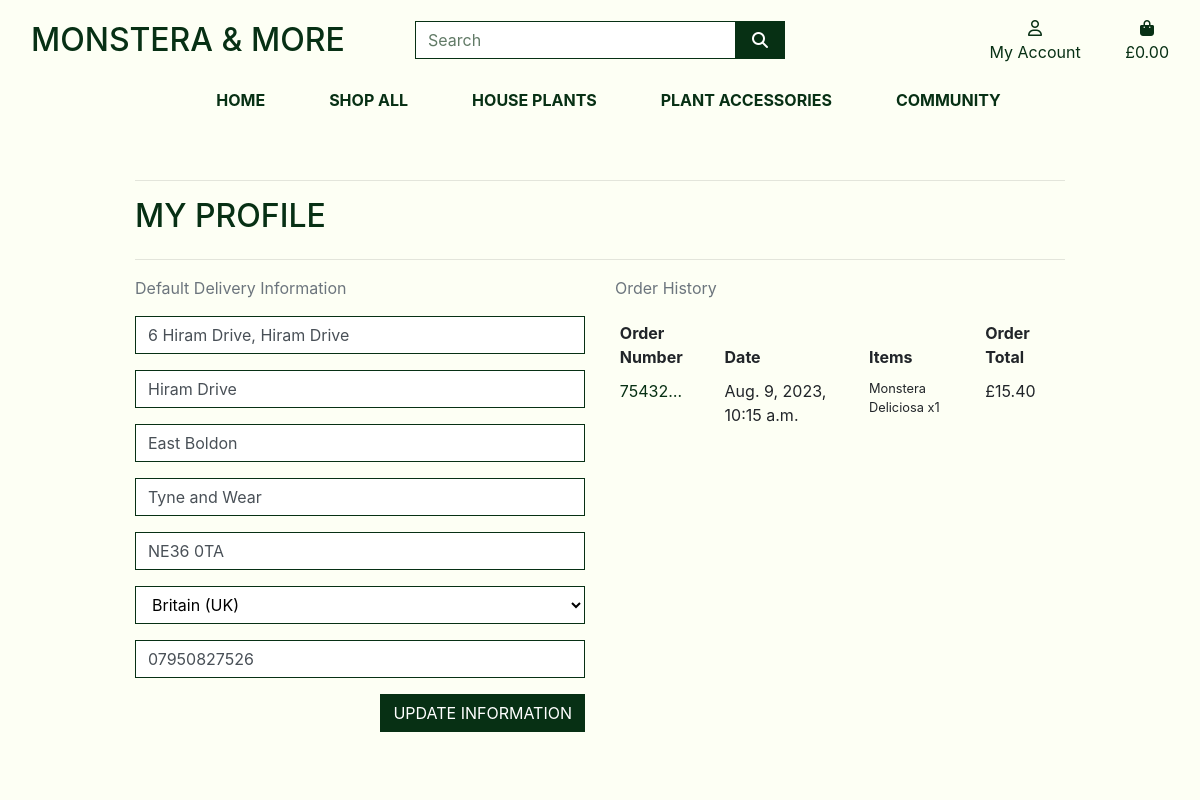
Before: /profile/ (signed in) with the older database file.
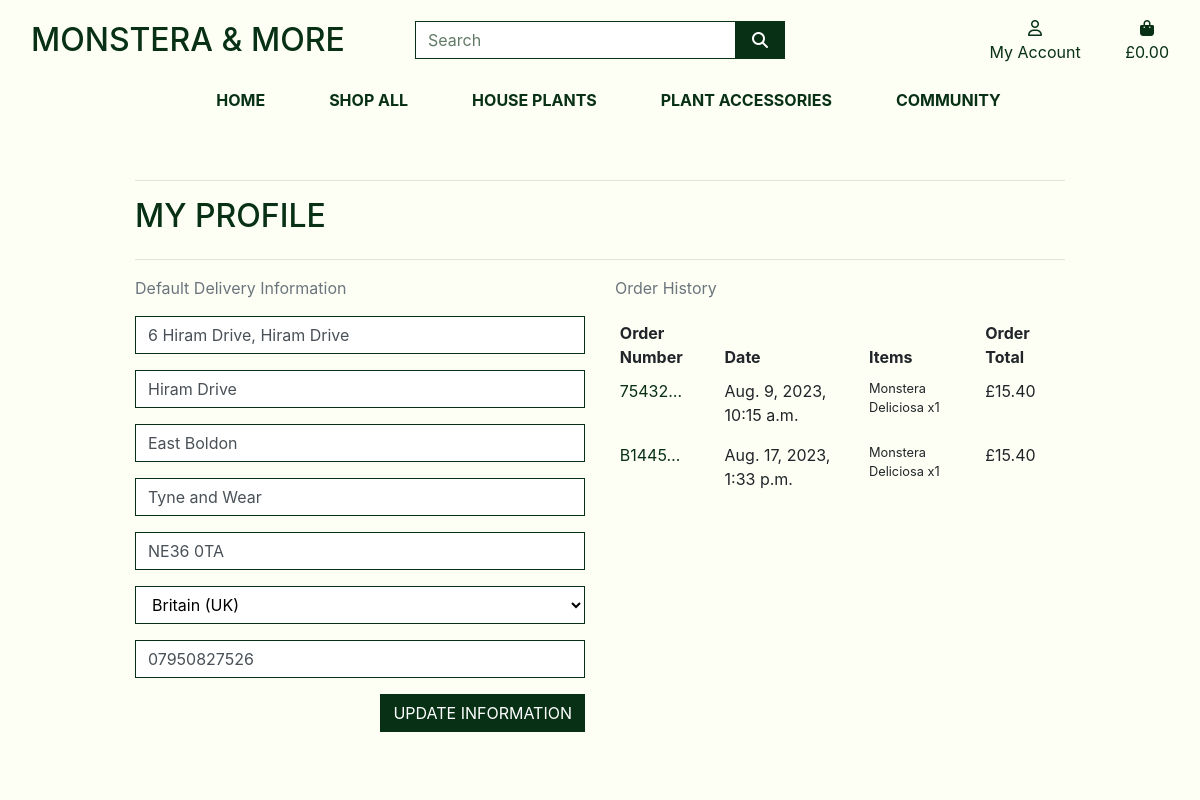
After: the same page with the newer database file.
### checkout/models.py (models this page shows, shortened)
class Order(models.Model):
    order_number = models.CharField(max_length=32, null=False, editable=False)
    full_name = models.CharField(max_length=50, null=False, blank=False)
    user_profile = models.ForeignKey(UserProfile, on_delete=models.SET_NULL,
                                     null=True, blank=True, related_name='orders')
    email = models.EmailField(max_length=254, null=False, blank=False)
    phone_number = models.CharField(max_length=20, null=False, blank=False)
    country = CountryField(blank_label='Country *', null=False, blank=False)
    postcode = models.CharField(max_length=20, null=True, blank=True)
    town_or_city = models.CharField(max_length=40, null=False, blank=False)
    street_address1 = models.CharField(max_length=80, null=False, blank=False)
    street_address2 = models.CharField(max_length=80, null=True, blank=True)
    county = models.CharField(max_length=80, null=True, blank=True)
    date = models.DateTimeField(auto_now_add=True)
    delivery_cost = models.DecimalField(max_digits=6, decimal_places=2, null=False, default=0)
    order_total = models.DecimalField(max_digits=10, decimal_places=2, null=False, default=0)
    grand_total = models.DecimalField(max_digits=10, decimal_places=2, null=False, default=0)
    original_bag = models.TextField(null=False, blank=False, default='')
    stripe_pid = models.CharField(max_length=254, null=False, blank=False, default='')

class OrderLineItem(models.Model):
    order = models.ForeignKey(Order, null=False, blank=False, on_delete=models.CASCADE, related_name='lineitems')
    product = models.ForeignKey(Product, null=False, blank=False, on_delete=models.CASCADE)
    product_size = models.CharField(max_length=2, null=True, blank=True) # XS, S, M, L, XL
    quantity = models.IntegerField(null=False, blank=False, default=0)
    lineitem_total = models.DecimalField(max_digits=6, decimal_places=2, null=False, blank=False, editable=False)

### products/models.py (models this page shows, shortened)
class Product(models.Model):
    category = models.ForeignKey('Category', null=True, blank=True, on_delete=models.SET_NULL)
    plant = models.BooleanField(null=True, blank=True)
    sku = models.CharField(max_length=254, null=True, blank=True)
    name = models.CharField(max_length=254)
    description = models.TextField()
    has_sizes = models.BooleanField(default=False, null=True, blank=True)
    price = models.DecimalField(max_digits=6, decimal_places=2)
    price_medium = models.DecimalField(max_digits=6, decimal_places=2, default=0)
    price_large = models.DecimalField(max_digits=6, decimal_places=2, default=0)
    in_stock = models.BooleanField(default=True, null=True, blank=True)
    date_created = models.DateTimeField(auto_now_add=True)
    rating = models.DecimalField(max_digits=6, decimal_places=2, null=True, blank=True)
    image_url = models.URLField(max_length=1024, null=True, blank=True)
    image = models.ImageField(null=True, blank=True)

### profiles/views.py (the view)
# urls.py: path('', views.profile, name='profile'),
@login_required
def profile(request):
    profile = get_object_or_404(UserProfile, user=request.user)
    if request.method == 'POST':
        form = UserProfileForm(request.POST, instance=profile)
        if form.is_valid():
            form.save()
            messages.success(request, 'Profile updated successfully')
        else:
            messages.error(request, 'Unable to update. Please check the form is valid.')
    else:
        form = UserProfileForm(instance=profile)
    orders = profile.orders.all()
    template = 'profiles/profile.html'
    context = {
        'form': form,
        'orders': orders,
        'on_profile_page': True
    }
    return render(request, template, context)

### profiles/forms.py
class UserProfileForm(forms.ModelForm):
    class Meta:
        model = UserProfile
        exclude = ('user',)
    def __init__(self, *args, **kwargs):
        super().__init__(*args, **kwargs)
        placeholders = {
            'default_phone_number': 'Phone Number',
            'default_postcode': 'Postal Code',
            'default_town_or_city': 'Town or City',
            'default_street_address1': 'Street Address 1',
            'default_street_address2': 'Street Address 2',
            'default_county': 'County',
        }
        """
        Focuses user on full name box when loading page
        """
        self.fields['default_phone_number'].widget.attrs['autofocus'] = True
        for field in self.fields:
            if field != 'default_country':
                if self.fields[field].required:
                    placeholder = f'{placeholders[field]} *'
                else:
                    placeholder = placeholders[field]
                self.fields[field].widget.attrs['placeholder'] = placeholder
            self.fields[field].widget.attrs['class'] = 'border-black rounded-0 profile-form-input'
            self.fields[field].label = False

### profiles/templates/profiles/profile.html (shortened to what this page needs)
{% extends "base.html" %}
{% load static %}
{% block extra_css %}
    <link rel="stylesheet" href="{% static 'profiles/css/profile.css' %}">
{% endblock %}
{% block page_header %}
    <div class="container header-container">
    </div>
{% endblock %}
{% block content %}
    <div class="overlay"></div>
    <div class="container">
        <div class="row">
            <div class="col">
                <hr>
                <h2 class="logo-font mb-4">My Profile</h2>
                <hr>
            </div>
        </div>
        <div class="row">
            <div class="col-12 col-lg-6">
                <p class="text-muted">Default Delivery Information</p>
                <form class="mt-3" action="{% url 'profile' %}" method="POST" id="profile-update-form">
                    {{ form|crispy }}
                    <button class="btn btn-black rounded-0 text-uppercase float-right">Update Information</button>
                </form>
            </div>
            <div class="col-12 col-lg-6">
                <p class="text-muted">Order History</p>
                <div class="order-history table-responsive">
                    <table class="table table-sm table-borderless">
                        <thead>
                            <tr>
                                <th>Order Number</th>
                                <th>Date</th>
                                <th>Items</th>
                                <th>Order Total</th>
                            </tr>
                        </thead>
                        <tbody>
                            {% for order in orders %}
                                <tr>
                                    <td>
                                        <a href="{% url 'order_history' order.order_number %}"
                                        title="{{ order.order_number }}">
                                            {{ order.order_number|truncatechars:6 }}
                                        </a>
                                    </td>
                                    <td>{{ order.date }}</td>
                                    <td>
                                        <ul class="list-unstyled">
                                            {% for item in order.lineitems.all %}
                                                <li class="small">
                                                    {{ item.product.name }} x{{ item.quantity }}
                                                </li>
                                            {% endfor %}
                                        </ul>
                                    </td>
                                    <td>£{{ order.grand_total }}</td>
                                </tr>
                            {% endfor %}
                        </tbody>
                    </table>
                </div>
            </div>
        </div>
{% endblock %}

Changed rows visible on the page:
added Order: order_number "B1445…", date "Aug. 17, 2023, 1:33 p.m.", grand_total "15.40"
added OrderLineItem: product.name "Monstera Deliciosa", quantity "1", shown under "B1445…"
